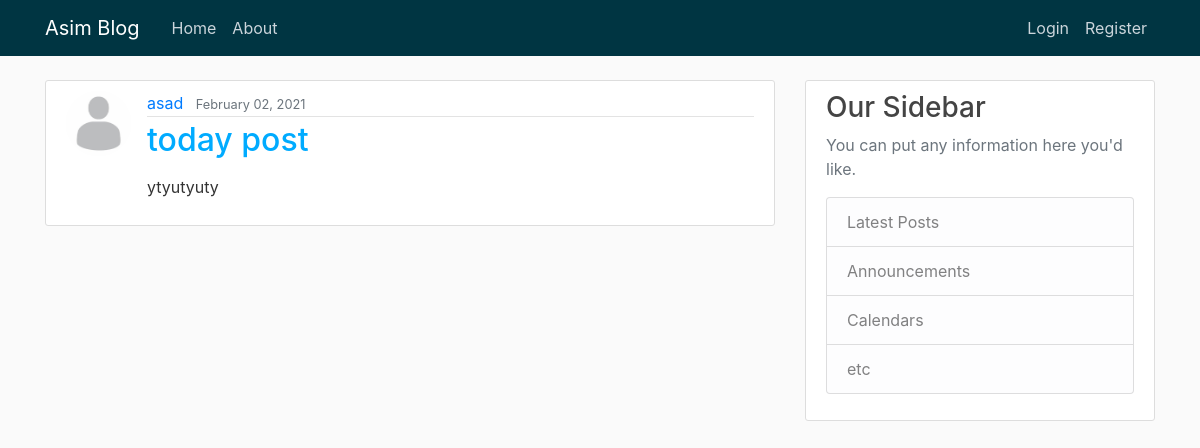
Screenshot of /blog/post/20/ with the database file from the repository.
### blogApp/models.py (models this page shows, shortened)
class Post(models.Model):
    title = models.CharField(max_length=100)
    content = models.TextField()
    date_posted = models.DateTimeField(auto_now_add=True, null=True)
    author = models.ForeignKey(User, on_delete=models.CASCADE)
    thumbnail = models.ImageField(upload_to='blogApp/images/', blank=True, verbose_name='Blog Image')

### userApp/models.py (models this page shows, shortened)
class Profile(models.Model):
    user = models.OneToOneField(User, on_delete=models.CASCADE)
    date_joined = models.DateTimeField(default=timezone.now, null=True)
    bio = models.TextField(blank=True, null=True)
    profile_image = models.ImageField(upload_to='userApp/profile_pics/', default='userApp/f_tJS8NNw.png', null=True)

### blogApp/views.py (the view)
# urls.py: path('post/<int:pk>/', PostDetailView.as_view(), name='post-detail'),
class PostDetailView(DetailView):
    model = Post

### templates/blogApp/post_detail.html (shortened to what this page needs)
{% extends 'blogApp/base.html' %}
{% block content %}
    <article class="media content-section">
        <img class="rounded-circle article-img" src="{{ object.author.profile.profile_image.url }}">
        <div class="media-body">
            <div class="article-metadata">
                <a class="mr-2" href="{% url 'user-posts' object.author.username %}">{{ object.author }}</a>
                <small class="text-muted">{{ object.date_posted | date:'F d, Y' }}</small>
            </div>
            <h2><a class="article-title" href="{% url 'post-detail' post.id %}">{{ object.title }}</a></h2>
            <p class="article-content">{{ object.content|linebreaks }}</p>
        </div>
    </article>
{% endblock content %}

### blogApp/static/blogApp/main.css (style rules this page uses)
body { background: #fafafa; color: #333333; margin-top: 5rem; }
h1, h2, h3, h4, h5, h6 { color: #444444; }
.content-section { background: #ffffff; padding: 10px 20px; border: 1px solid #dddddd; border-radius: 3px; margin-bottom: 20px; }
.article-title { color: #00abff; text-decoration: none; }
.article-content { white-space: pre-line; }
.article-img { height: 65px; width: 65px; margin-right: 16px; }
.article-metadata { padding-bottom: 1px; margin-bottom: 4px; border-bottom: 1px solid #e3e3e3 }

### rows the page displays
Post: author.profile.profile_image (picture), author "asad", date_posted "February 02, 2021", title "today post", content "ytyutyuty"
